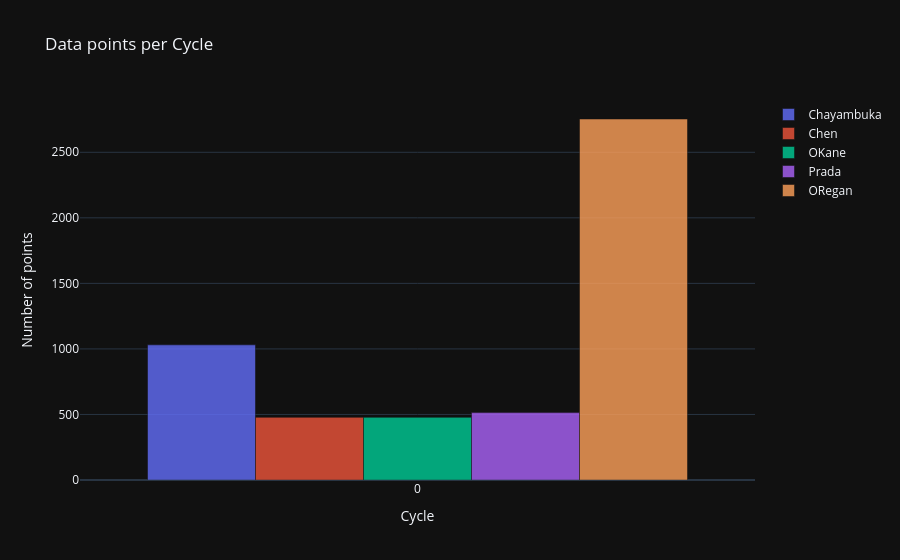

This figure's notebook cell:
### Markdown cell above
### 3.  Number of points by cycles (coverage comparison)

### Code cell
fig4 = go.Figure()
for (name, df), color in zip(dataframes.items(), colors):
    cycle_counts = df.groupby("Cycle").size().reset_index(name="count")
    fig4.add_trace(go.Bar(
        x=cycle_counts["Cycle"], y=cycle_counts["count"],
        name=name, marker_color=color, opacity=0.8
    ))
fig4.update_layout(
    title="Data points per Cycle",
    xaxis_title="Cycle", yaxis_title="Number of points",
    barmode="group", template="plotly_dark"
)
fig4.show()

### Figure 1 — Plotly figure (JSON) as saved in the notebook; plotly's stock layout.template omitted (floating-point values rounded to 4 significant figures)
{"data": [{"marker": {"color": "#636EFA"}, "name": "Chayambuka", "opacity": 0.8, "type": "bar", "x": [0.0], "y": [1031]}, {"marker": {"color": "#EF553B"}, "name": "Chen", "opacity": 0.8, "type": "bar", "x": [0.0], "y": [478]}, {"marker": {"color": "#00CC96"}, "name": "OKane", "opacity": 0.8, "type": "bar", "x": [0.0], "y": [478]}, {"marker": {"color": "#AB63FA"}, "name": "Prada", "opacity": 0.8, "type": "bar", "x": [0.0], "y": [514]}, {"marker": {"color": "#FFA15A"}, "name": "ORegan", "opacity": 0.8, "type": "bar", "x": [0.0], "y": [2754]}], "layout": {"barmode": "group", "title": {"text": "Data points per Cycle"}, "xaxis": {"title": {"text": "Cycle"}}, "yaxis": {"title": {"text": "Number of points"}}}}
